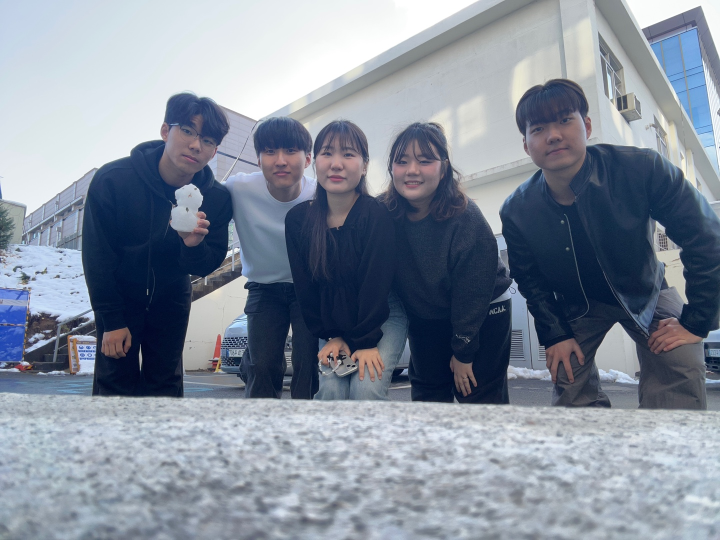
#> input picture 12week/inha_img.jpg, 1440 x 1080 px (shown at 1/2 size)
$ python ex2.py
#> lines starting #> are read from the running program, lines starting #| are printed output that depends on the picture; after the words box and inside, x2 and y2 are one past the last pixel; in counts of white or black regions, pixels touching at a corner belong together
import numpy as np
import cv2

face_cascade = cv2.CascadeClassifier(cv2.data.haarcascades + 'haarcascade_frontalface_default.xml')

ff = np.fromfile(r'inha_img.jpg', np.uint8)
img = cv2.imdecode(ff, cv2.IMREAD_UNCHANGED)
#> img is the input picture: shape (1080, 1440, 3); mean B, G, R 153.7, 139.4, 129.7
img = cv2.resize(img, dsize=(0, 0), fx=1.0, fy=1.0, interpolation=cv2.INTER_LINEAR)

gray = cv2.cvtColor(img, cv2.COLOR_BGR2GRAY)
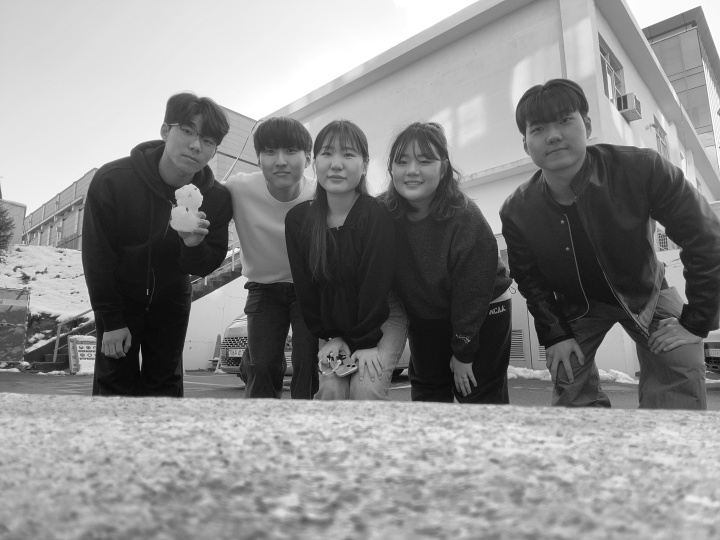
#> gray: shape (1080, 1440) (shown at 1/2 size); min 3, max 255, mean 138.1
cv2.imshow('gray find', gray)

faces = face_cascade.detectMultiScale(gray, 1.2,5)
#> faces = [[509, 266, 106, 106], [614, 260, 122, 122], [767, 271, 125, 125]]
for (x,y,w,h) in faces:
    face_img = img[y:y+h, x:x+w]
    face_img = cv2.resize(face_img, dsize=(0, 0), fx=0.1, fy=0.1)
    face_img = cv2.resize(face_img, (w, h), interpolation=cv2.INTER_AREA)
    img[y:y+h, x:x+w] = face_img
    cv2.rectangle(img, (x,y), (x+w, y+h), (255,0,0),2)
#> this loop made 3 passes
#> pass 1, `face_img = img[y:y+h, x:x+w]`:
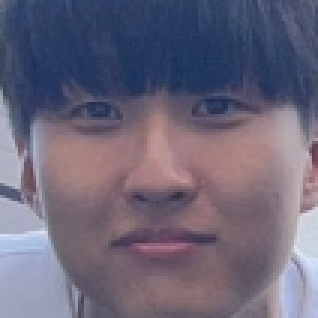
#> face_img: shape (106, 106, 3) (shown 3 times larger); mean B, G, R 121.6, 101.9, 107.7
#> pass 1, `face_img = cv2.resize(face_img, (w, h), interpolation=cv2.INTER_AREA)`:
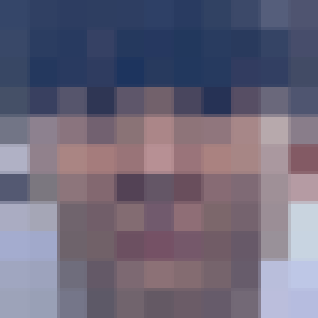
#> face_img: shape (106, 106, 3) (shown 3 times larger); mean B, G, R 123, 103.2, 108.6
#> pass 2, `face_img = img[y:y+h, x:x+w]`:
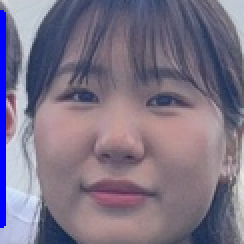
#> face_img: shape (122, 122, 3) (shown 2 times larger); mean B, G, R 134.4, 115.7, 125.6
#> pass 2, `face_img = cv2.resize(face_img, (w, h), interpolation=cv2.INTER_AREA)`:
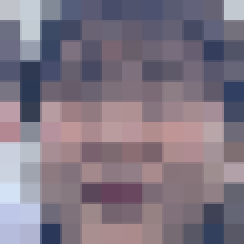
#> face_img: shape (122, 122, 3) (shown 2 times larger); mean B, G, R 131.8, 118.1, 128.3
#> after the loop:
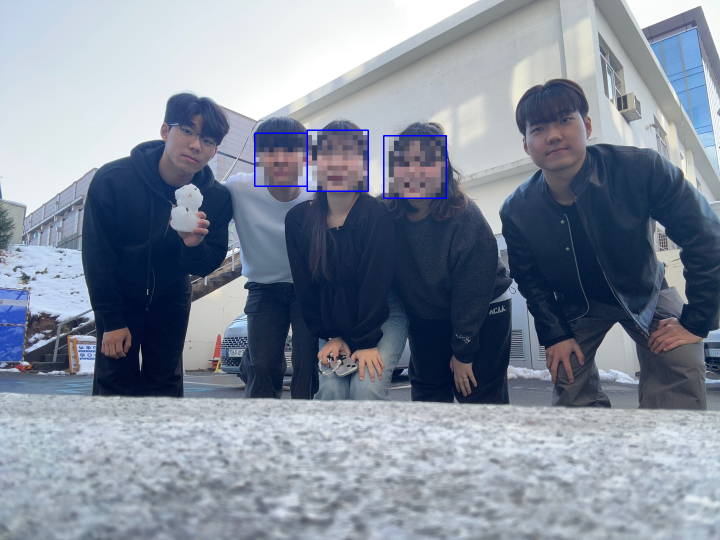
#> img: shape (1080, 1440, 3) (shown at 1/2 size); 2.78% of pixels changed, all inside (x1, y1, x2, y2) = (508, 259, 894, 398)
cv2.imshow('face find', img)
cv2.imwrite('inha.jpg',img)
cv2.waitKey(0)
cv2.destroyAllWindows()

$ run again, with 12week/sample_img.jpg copied over 12week/inha_img.jpg
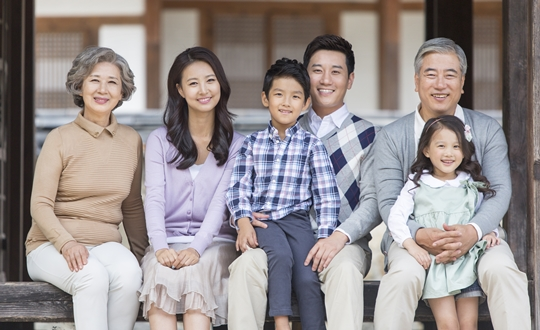
#> input picture 12week/sample_img.jpg, 540 x 330 px
#> img is the input picture: shape (330, 540, 3); mean B, G, R 141.2, 141.7, 150.2
#> `gray = cv2.cvtColor(img, cv2.COLOR_BGR2GRAY)`:
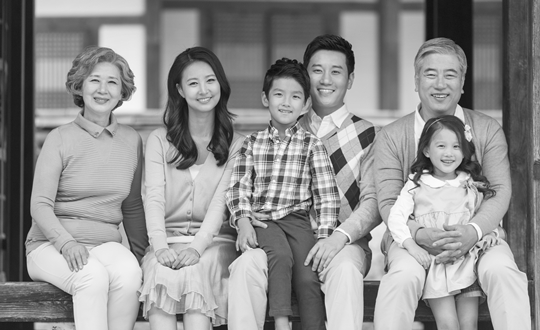
#> gray: shape (330, 540); min 10, max 254, mean 144.2
#> faces = [[302, 50, 52, 52], [78, 62, 49, 49], [263, 76, 47, 47], [424, 127, 46, 46], [413, 52, 57, 57], [175, 61, 52, 52], [409, 28, 64, 64]]
#> the loop `for (x,y,w,h) in faces:` made 7 passes
#> after the loop `for (x,y,w,h) in faces:`:
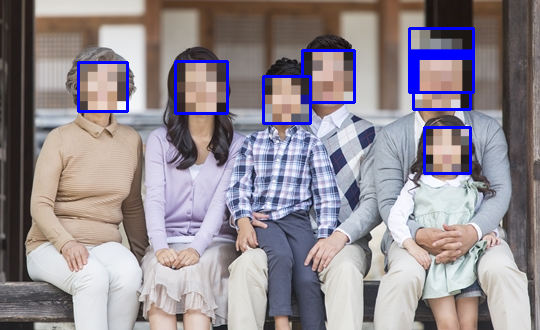
#> img: shape (330, 540, 3); 10.53% of pixels changed, all inside (x1, y1, x2, y2) = (77, 27, 475, 175)
